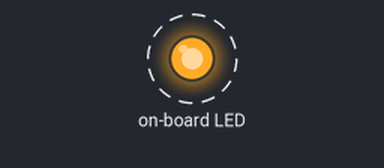
The program below on a simulated Raspberry Pi (BCM pin numbers). Shown: output pins drawn as LEDs (lit = HIGH). Dashed ring = blinking. What the program prints to the terminal is not drawn.

Above: at 0.5 s.
Timing chart, 0 to 4.7 s (numbered marks = the images above):
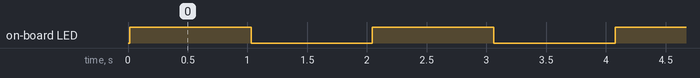

The program:

blink.py
```python
#!/usr/bin/python

#= Poor man's blink...
# Test that communication with pi is working!

import RPi.GPIO as GPIO
from subprocess import Popen
from time import sleep
state = GPIO.LOW

print("Here we go! Press CTRL+C to exit")
try:
    while True:
        state = GPIO.HIGH if state == GPIO.LOW else GPIO.LOW
        cmd = "echo {0} > /sys/class/leds/led0/brightness".format(state)
        Popen(cmd, shell=True).wait()
        sleep(1)
except KeyboardInterrupt: # CTRL+C
    GPIO.cleanup()
```

Measured:
- by itself, on-board LED: alternates HIGH for 1.0 s and LOW for 1.0 s
